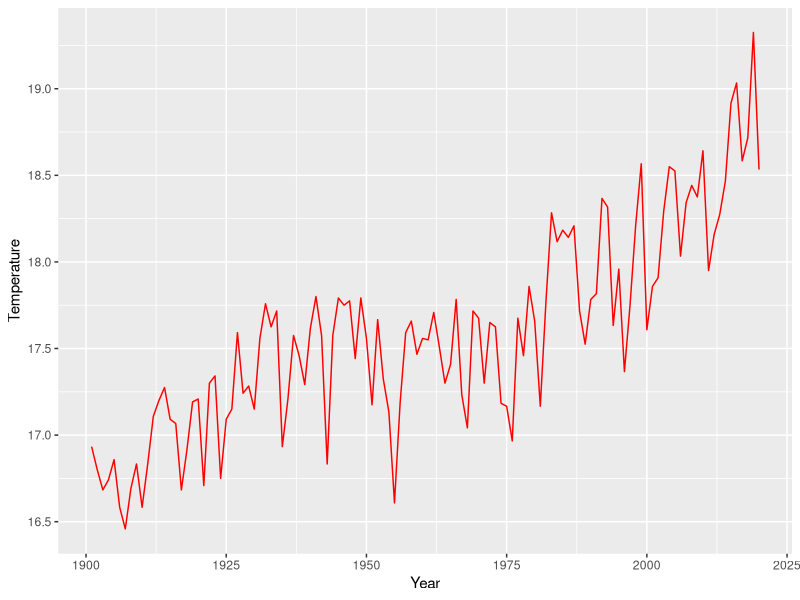
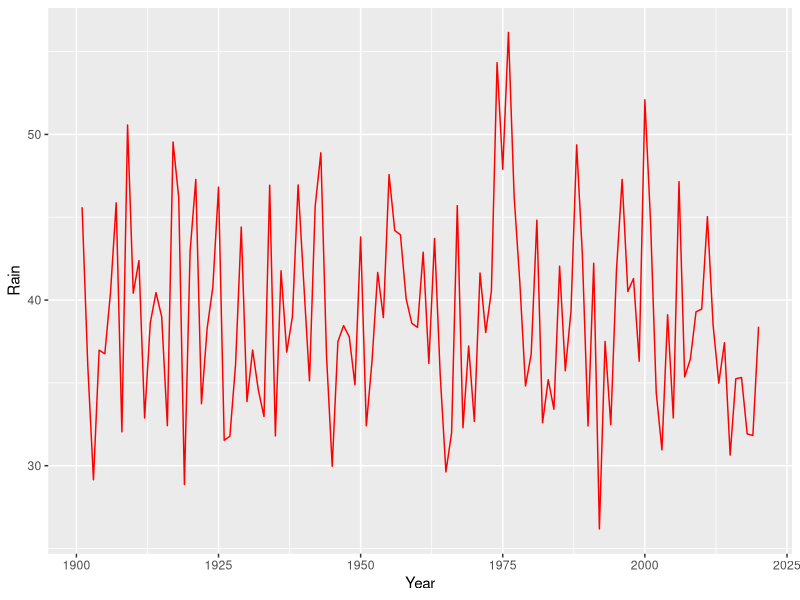

Write R code to recreate these figures, in order. (Note: this script raises an error after producing the figures.)
# readme_figs.R

# script to create png figures
# you can easily merge all the PNG into a unique GIF by running
# convert -delay 15 -loop 0 *.png <your_gif_name>.gif
  
rm(list = ls())
gc()
library(gganimate)

# load climate data
X <- read.csv('../data/climate_pred.csv')[,-1]
X <- X[complete.cases(X),]

# create fake group for coloring
group <- factor(rep('2', nrow(X)), levels = c(0,1,2))

# create plot for temperature
p <-
  ggplot(X, aes(x = year, y=temp_obs, color = group) ) + # add axis
  geom_line() + # add line 
  scale_color_manual(values=c("red")) + # add color 
  theme(legend.position="none") + # remove legend
  labs(x = "Year", y = 'Temperature') # add labels
p

# p + transition_reveal(year) 

# create plot for temperature
p <-
  ggplot(X, aes(x = year, y=rain_obs, color = group) ) + # add axis
  geom_line() + # add line 
  scale_color_manual(values=c("red")) + # add color 
  theme(legend.position="none") + # remove legend
  labs(x = "Year", y = 'Rain') # add labels
p

# p + transition_reveal(year) 


# y wide ----------------------------------------------------------------

Y_wide <- read.csv('../data/Y_wide.csv')[,-1]
P <- ncol(Y_wide)
X <- melt(Y_wide[,c(1,(P-1):P)], id.var = 'year')

#plot
p <-
  ggplot(X, aes(x=year,y=value,group=variable,colour=variable)) +
  geom_line(size = .5) +
  geom_line(aes(lty=variable)) +
  scale_y_log10(breaks=c(1,2,5,10,25)) +
  labs(x = "Year", y = 'Individual Count') # add labels
p

# p + transition_reveal(year)
